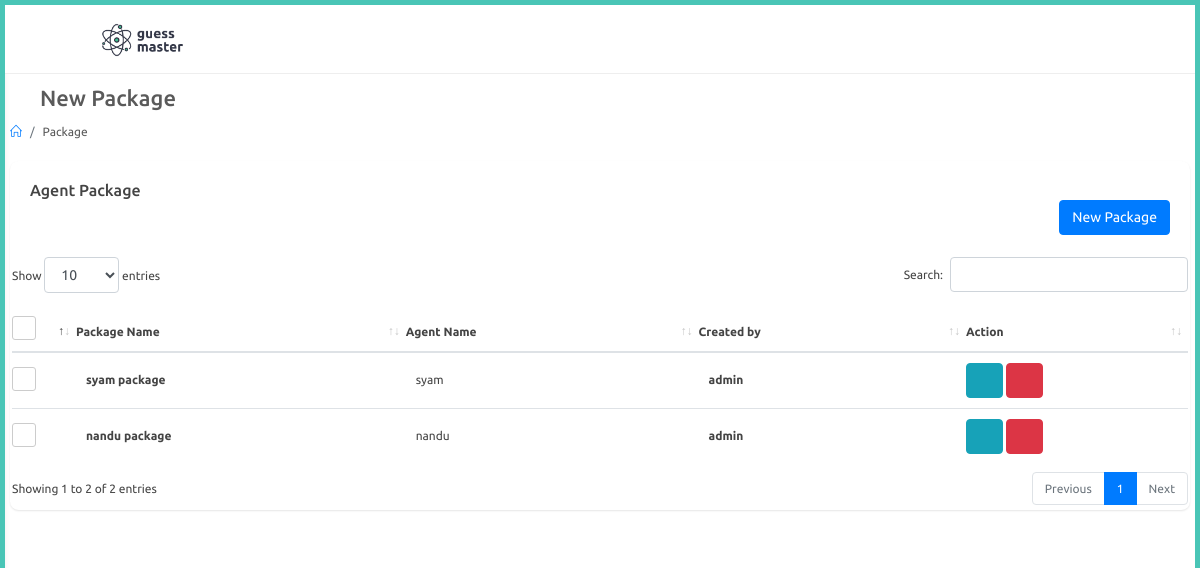
The app's page /adminapp/package, older data.
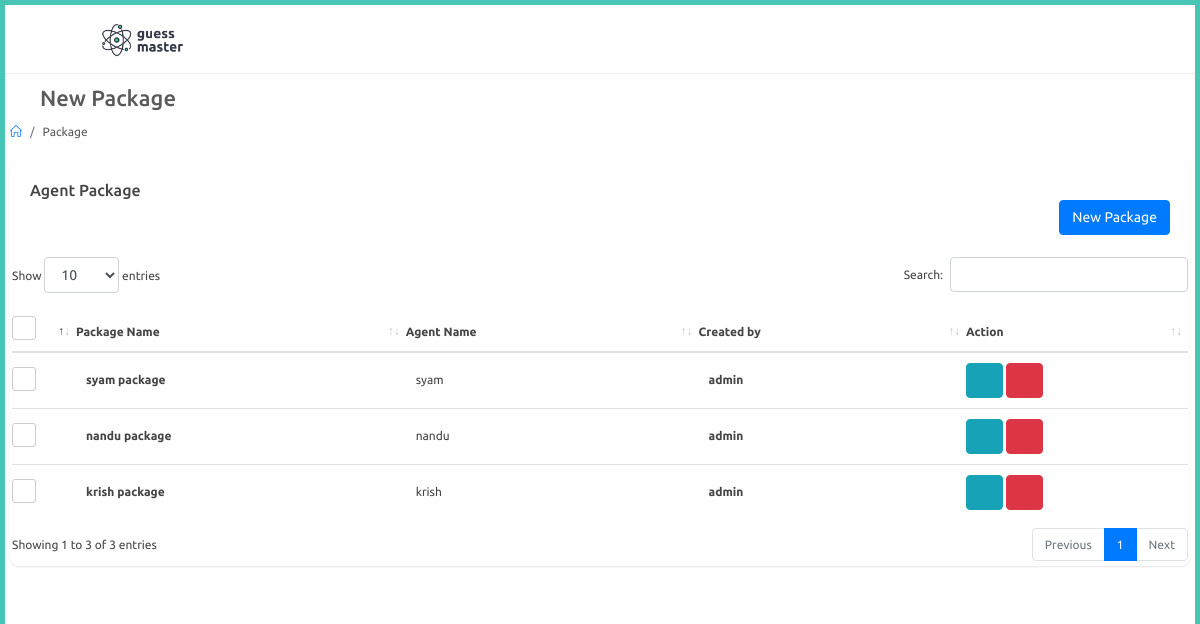
The same page, newer data.
### adminapp/models.py (models this page shows)
class AgentPackage(models.Model):
    agent = models.ForeignKey(Agent,on_delete=models.CASCADE,null=True)
    created_by = models.ForeignKey(User,on_delete=models.CASCADE,null=True)
    package_name = models.CharField(max_length=100)
    single_rate = models.FloatField()
    single_dc = models.FloatField()
    double_rate = models.FloatField()
    double_dc = models.FloatField()
    box_rate = models.FloatField()
    box_dc = models.FloatField()
    super_rate = models.FloatField()
    super_dc = models.FloatField()
    first_prize = models.FloatField()
    first_dc = models.FloatField()
    second_prize = models.FloatField()
    second_dc = models.FloatField()
    third_prize = models.FloatField()
    third_dc = models.FloatField()
    fourth_prize = models.FloatField()
    fourth_dc = models.FloatField()
    fifth_prize = models.FloatField()
    fifth_dc = models.FloatField()
    guarantee_prize = models.FloatField()
    guarantee_dc = models.FloatField()
    box_first_prize = models.FloatField()
    box_first_prize_dc = models.FloatField()
    box_series_prize = models.FloatField()
    box_series_dc = models.FloatField()
    single1_prize = models.FloatField()
    single1_dc = models.FloatField()
    double2_prize = models.FloatField()
    double2_dc = models.FloatField()
    def __str__(self):
        return str(self.package_name)

### website/models.py (models this page shows, shortened)
class Agent(models.Model):
    user = models.OneToOneField(User,on_delete=models.CASCADE,related_name="agent")
    agent_name = models.CharField(max_length=100,null=True)
    phone_number = models.CharField(max_length=100,null=True)

class User(AbstractUser):
    is_agent = models.BooleanField("is agent", default=False)
    is_dealer = models.BooleanField("is dealer", default=False)

### adminapp/views.py (the view)
# urls.py: path('package',views.package,name="package"),
def package(request):
    packages = AgentPackage.objects.filter().all()
    print(packages)
    context = {
        'packages' : packages
    }
    return render(request,'adminapp/package.html',context)

### templates/adminapp/package.html (shortened to what this page needs)
{% extends 'adminapp/partials/base.html' %}
{% load static %}
{% block content %}
<div id="main-content">
    <div class="container-fluid">
        <div class="block-header">
            <div class="row">
                <div class="col-lg-5 col-md-8 col-sm-12">
                    <h2><a href="javascript:void(0);" class="btn btn-xs btn-link btn-toggle-fullwidth"><i class="fa fa-arrow-left"></i></a> New Package </h2>
                    <ul class="breadcrumb">
                        <li class="breadcrumb-item"><a href="{% url 'adminapp:index' %}"><i class="icon-home"></i></a></li>
                        <li class="breadcrumb-item">Package</li>
                    </ul>
                </div>
            </div>
        </div>
        <div class="row clearfix">
            <div class="col-lg-12">
<div class="card">
    <div class="header">
        <h2>Agent Package</h2>
        <div class="text-right">                    <a href="{% url 'adminapp:new_package' %}" class="btn btn-primary">New Package</a>
        </div>
    </div>
    <div class="body">
        <div class="table-responsive">
            <table class="table table-hover js-basic-example dataTable table-custom m-b-0 c_list">
                <thead>
                    <tr>
                        <th>
                            <label class="fancy-checkbox">
                                <span></span>
                            </label>
                        </th>
                        <th>Package Name</th>
                        <th>Agent Name</th>
                        <th>Created by</th>
                        <th>Action</th>
                    </tr>
                </thead>
                    <tbody>
                    {% for package in packages %}
                    <tr>
                        <td style="width: 50px;">
                            <label class="fancy-checkbox">
                                <span></span>
                            </label>
                        </td>
                        <td>
                            <p class="c_name">{{package.package_name}}</p>
                        </td>
                        <td>
                            <span class="phone">{{package.agent.user}}</span>
                        </td>
                        <td>
                            <p class="c_name">{{package.created_by}}</p>
                        </td>
                        <td>
                            <a href="{% url 'adminapp:edit_package' package.id %}" class="btn btn-info" title="Edit">
                                <i class="fa fa-edit"></i>
                            </a>
                            <button type="button" onclick="packageDelete(('{{ package.id }}'))" data-type="confirm" class="btn btn-danger js-sweetalert" title="Delete"><i class="fa fa-trash-o"></i></button>
                        </td>
                    </tr>
                    {% endfor %}
                </tbody>
            </table>
        </div>
    </div>
</div>
</div>
</div>
</div>
</div>
{% endblock %}

Row changes from the older to the newer data that the page shows:
added AgentPackage: package_name "krish package", agent.user "krish", created_by "admin"
Text that changed along with them:
text written by a page script: "Show entries Search: Showing 1 to 2 of 2 entries Previous 1 Next" → "Show entries Search: Showing 1 to 3 of 3 entries Previous 1 Next"
